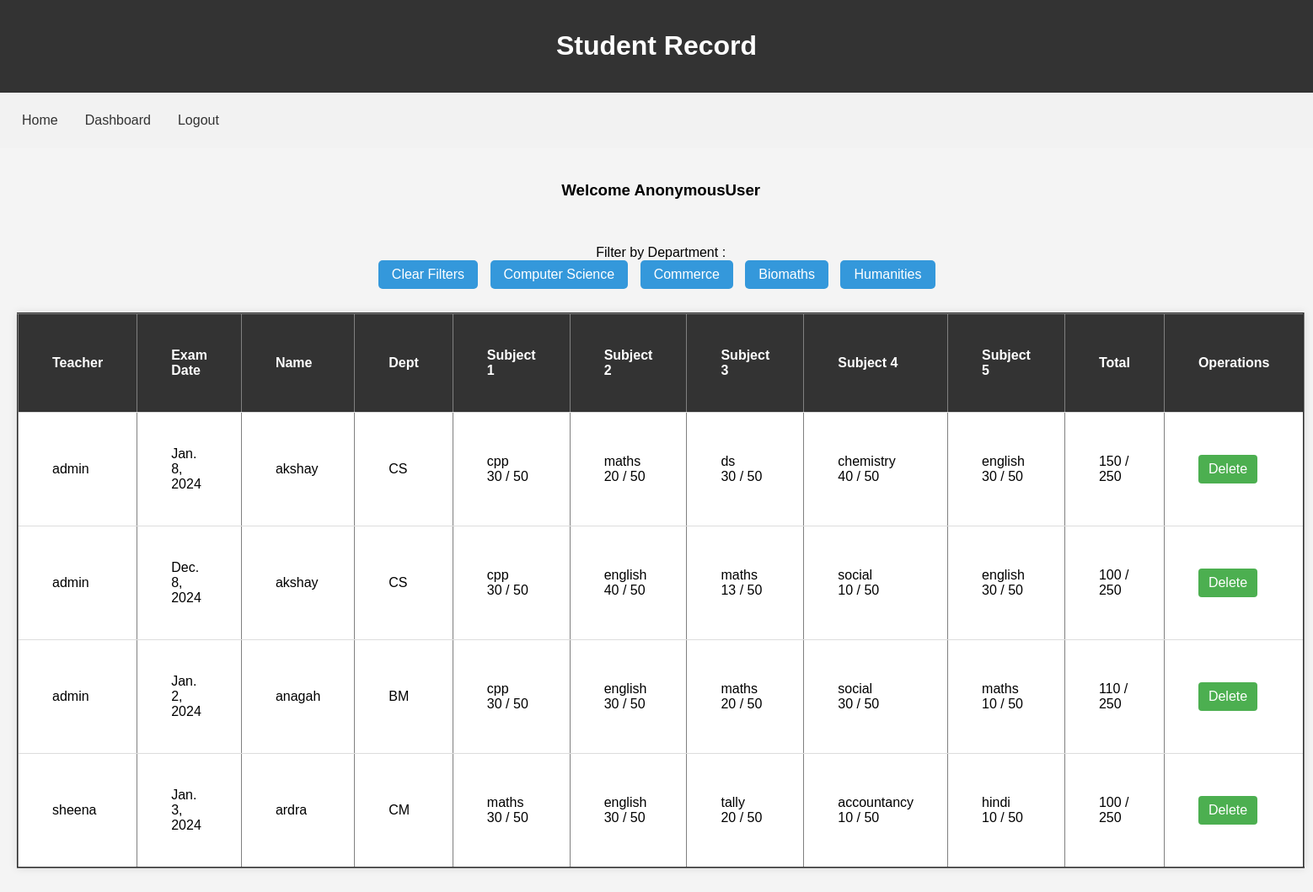
/marklist/, run on the app's committed database.
### StudentApp/models.py (models this page shows, shortened)
class MarkList(models.Model):
    user = models.ForeignKey(User, on_delete=models.CASCADE)
    sname = models.ForeignKey(studentdetails, on_delete=models.CASCADE)
    date = models.DateField()
    sub1 = models.CharField(max_length=50, null = True)
    mark1 = models.IntegerField()
    sub2 = models.CharField(max_length=50, null = True)
    mark2 = models.IntegerField()
    sub3 = models.CharField(max_length=50, null = True)
    mark3 = models.IntegerField()
    sub4 = models.CharField(max_length=50, null = True)
    mark4 = models.IntegerField()
    sub5 = models.CharField(max_length=50, null = True)
    mark5 = models.IntegerField()
    total = models.IntegerField()

class studentdetails(models.Model):
    DEPARTMENT_CHOICES = [
        ('CS', 'Computer Science'),
        ('BM', 'Bio Maths'),
        ('CM', 'Commerce'),
        ('HM', 'Humanities'),
    ]
    GENDER_CHOICES = [
        ('M', 'Male'),
        ('F', 'Female'),
    ]
    sregno = models.IntegerField(unique = True, null = False)
    sname = models.CharField(max_length = 100)
    sgender = models.CharField(choices= GENDER_CHOICES,max_length = 10, default='M')
    sage = models.IntegerField()
    sdept = models.CharField(choices = DEPARTMENT_CHOICES, max_length=50)
    simage = models.ImageField(upload_to='studphoto/', blank=True, null=True)

### StudentApp/views.py (the view)
# urls.py: path('marklist/',views.marklist,name='marklist'),
def marklist(request):
    data = MarkList.objects.all()
    return render(request,'marklist.html',{'data':data})

### templates/marklist.html (shortened to what this page needs)
{% extends 'base.html' %}
{% load static %}
{% block navbar %}
    <nav>
        <a href="{% url 'home' %}">Home</a>
        <a href="{% url 'dashboard' %}">Dashboard</a>
        <a href="{% url 'logoutuser' %}">Logout</a>
    </nav>
{% endblock navbar %}
{% block content %}
<div>
    <h3>Welcome {{request.user}}</h3><br>
<div>
    <div class="filter-links">
    <br>
    Filter by Department : <br>
    <a href="{% url 'filterdept' 'clear'  %}">Clear Filters</a>
    <a href="{% url 'filterdept' 'CS'  %}">Computer Science</a>
    <a href="{% url 'filterdept' 'CM'  %}">Commerce</a>
    <a href="{% url 'filterdept' 'BM'  %}">Biomaths</a>
    <a href="{% url 'filterdept' 'HM'  %}">Humanities</a>
    <br><br>
    </div>
<table border="2" >
    <tr>
        <th>Teacher</th>
        <th>Exam Date</th>
        <th>Name</th>
        <th>Dept</th>
        <th>Subject 1</th>
        <th>Subject 2</th>
        <th>Subject 3</th>
        <th>Subject 4</th>
        <th>Subject 5</th>
        <th>Total</th>
        <th colspan="2">Operations</th>
    </tr>
    {% for data in data %}
    <tr>
        <td>{{data.user}}</td>
        <td>{{data.date}}</td>
        <td>{{data.sname.sname}}</td>
        <td>{{data.sname.sdept}}</td>
        <td>{{data.sub1}} <br> {{data.mark1}} / 50</td>
        <td>{{data.sub2}} <br> {{data.mark2}} / 50</td>
        <td>{{data.sub3}} <br> {{data.mark3}} / 50</td>
        <td>{{data.sub4}} <br> {{data.mark4}} / 50</td>
        <td>{{data.sub5}} <br> {{data.mark5}} / 50</td>
        <td>{{data.total}} / 250</td>
        <td><a href="{% url 'deletemark' data.id %}">Delete</a></td>
    </tr>
    {% endfor %}
</table>
</div>
</div>
{% endblock content %}

### templates/base.html (style rules this page uses)
body { font-family: Arial, sans-serif; margin: 0; padding: 0; }
nav { background-color: #f2f2f2; padding: 10px; overflow: hidden; }
nav a { float: left; display: block; color: #333; text-align: center; padding: 14px 16px; text-decoration: none; }

### templates/marklist.html (style rules this page uses)
body { font-family: Arial, sans-serif; background-color: #f4f4f4; margin: 0; padding: 0; text-align: center; }
table { border-collapse: collapse; width: 80%; margin: 10px auto; background-color: #fff; box-shadow: 0 0 10px rgba(0, 0, 0, 0.1); }
th, td { padding: 40px; text-align: left; border-bottom: 1px solid #ddd; }
th { background-color: #333; color: white; font-weight: bold; }
td a { display: inline-block; padding: 8px 12px; background-color: #4CAF50; color: white; text-decoration: none; border-radius: 4px; transition: background-color 0.3s; }
.filter-links { margin-bottom: 10px; }
.filter-links a { display: inline-block; padding: 8px 16px; margin-right: 10px; background-color: #3498db; color: #fff; text-decoration: none; border-radius: 5px; }

### data on the page
MarkList: user "admin", date "Jan. 8, 2024", sname.sname "akshay", sname.sdept "CS", sub1 "cpp", mark1 "30", sub2 "maths", mark2 "20", sub3 "ds", mark3 "30", sub4 "chemistry", mark4 "40", sub5 "english", mark5 "30", total "150"
MarkList: user "admin", date "Dec. 8, 2024", sname.sname "akshay", sname.sdept "CS", sub1 "cpp", mark1 "30", sub2 "english", mark2 "40", sub3 "maths", mark3 "13", sub4 "social", mark4 "10", sub5 "english", mark5 "30", total "100"
MarkList: user "admin", date "Jan. 2, 2024", sname.sname "anagah", sname.sdept "BM", sub1 "cpp", mark1 "30", sub2 "english", mark2 "30", sub3 "maths", mark3 "20", sub4 "social", mark4 "30", sub5 "maths", mark5 "10", total "110"
MarkList: user "sheena", date "Jan. 3, 2024", sname.sname "ardra", sname.sdept "CM", sub1 "maths", mark1 "30", sub2 "english", mark2 "30", sub3 "tally", mark3 "20", sub4 "accountancy", mark4 "10", sub5 "hindi", mark5 "10", total "100"

### other printed values
{{ request.user }} "AnonymousUser"
